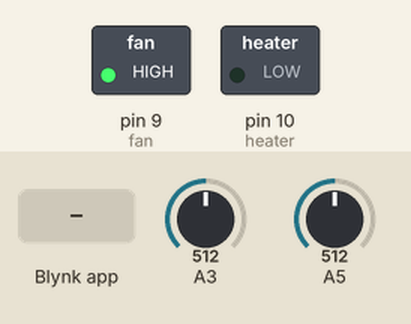
The sketch below on a simulated Arduino Uno, built with avr-gcc and run on an emulated ATmega328P. Parts: switched loads named in the sketch (green lamp = pin HIGH). The inputs (shaded band) are chosen by the test bench; at power-on: A3 = 512, A5 = 512. WiFi joins after 1.5 s; servers stay silent unless stated.

Above: at 3.0 s.
3.1 s: A3 set to 122
At 3.5 s:
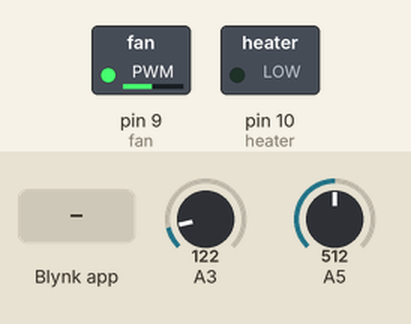
4.6 s: Blynk app writes 1 to V0
At 5.8 s:
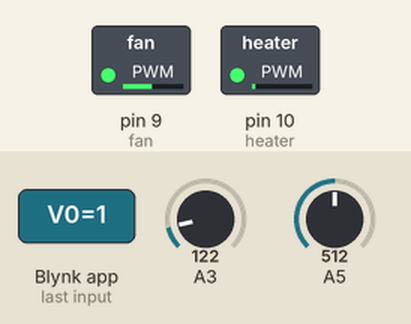
6.1 s: Blynk app writes 200 to V0
At 6.9 s:
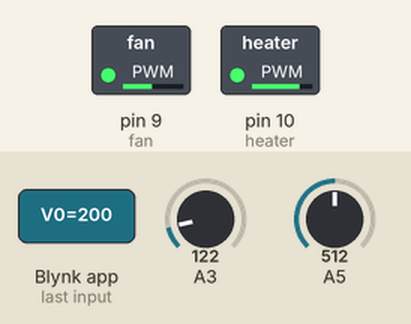
7.6 s: Blynk app writes 1 to V1
At 8.1 s:
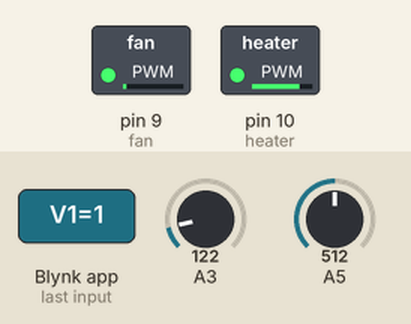
9.1 s: Blynk app writes 0 to V1
At 10.3 s:
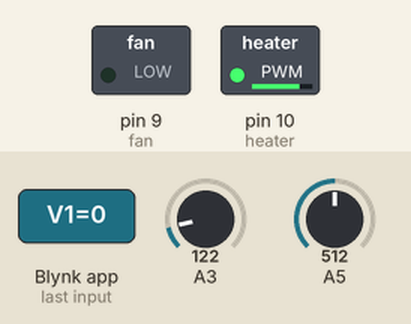
10.6 s: Blynk app writes 200 to V1
At 11.6 s:
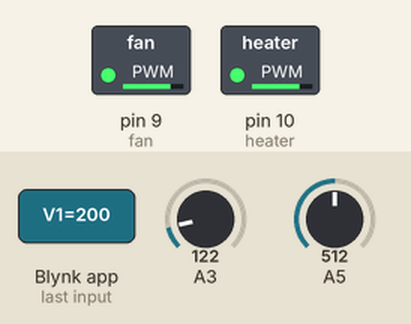
Timing chart, 0 to 13.1 s (numbered marks = the images above; inputs shaded):
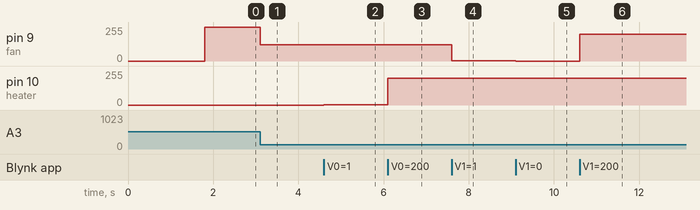

Measured:
- after the input at 3.1 s, pin 9 (fan): 255/255 → 122/255 at once
- after the input at 4.6 s, pin 10 (heater): 0/255 → 1/255 at once
- after the input at 6.1 s, pin 10 (heater): 1/255 → 200/255 at once
- after the input at 7.6 s, pin 9 (fan): 122/255 → 1/255 at once
- after the input at 9.1 s, pin 9 (fan): 1/255 → 0/255 at once
- after the input at 10.6 s, pin 9 (fan): 0/255 → 200/255 at once

The sketch:

HIoT.ino
```cpp
/* Comment this out to disable prints and save space */
//#define BLYNK_PRINT Serial
#include <ESP8266_Lib.h>
#include <BlynkSimpleShieldEsp8266.h>
#include <SoftwareSerial.h>
#include <Servo.h>

Servo myservo;

const int heater = 10;
const int fan = 9;
const int servo = 11;
const int poten1 = A3;
const int poten2 = A5;
int arrs[2];
int poten1value;
int prev1value;
int poten2value;
int prev2value;
bool blynk_in_control = false;

char auth[] = "auth token";
char ssid[] = "ssid";
char pass[] = "password";

SoftwareSerial EspSerial(3,4); // RX, TX

#define ESP8266_BAUD 9600

ESP8266 wifi(&EspSerial);

BLYNK_WRITE(V0)
{
  int hvalue = param.asInt(); // assigning incoming value from pin V0 to a variable
  analogWrite(heater, hvalue);
  blynk_in_control = true;
}
BLYNK_WRITE(V1)
{
  int fvalue = param.asInt(); // assigning incoming value from pin V1 to a variable
  analogWrite(fan, fvalue);
  blynk_in_control = true;
}


void setup()
{
  // Debug console
  Serial.begin(9600);
  EspSerial.begin(ESP8266_BAUD);
  Blynk.begin(auth, wifi, ssid, pass);
  // You can also specify server:
  // Blynk.begin(auth, wifi, ssid, pass, "blynk-cloud.com", 80);
  //Blynk.begin(auth, wifi, ssid, pass, IPAddress(192,168,1,100), 8080);
  check_potentio(poten1, poten2);
  prev1value, prev2value = arrs[0], arrs[1];
}

void loop()
{
  check_potentio(poten1, poten2);
  poten1value, poten2value = arrs[0], arrs[1];
  if(abs(poten1value-prev1value) > 5){
    blynk_in_control = false;
  }
  if(!blynk_in_control){
    analogWrite(heater, poten1value);
    analogWrite(fan, poten2value);
  }
  Blynk.run();
  prev1value, prev2value = arrs[0], arrs[1];

}

void check_potentio(const int analog_input, const int analog_input2){
  arrs[0] = analogRead(analog_input);
  arrs[1] = analogRead(analog_input2);
}
```
